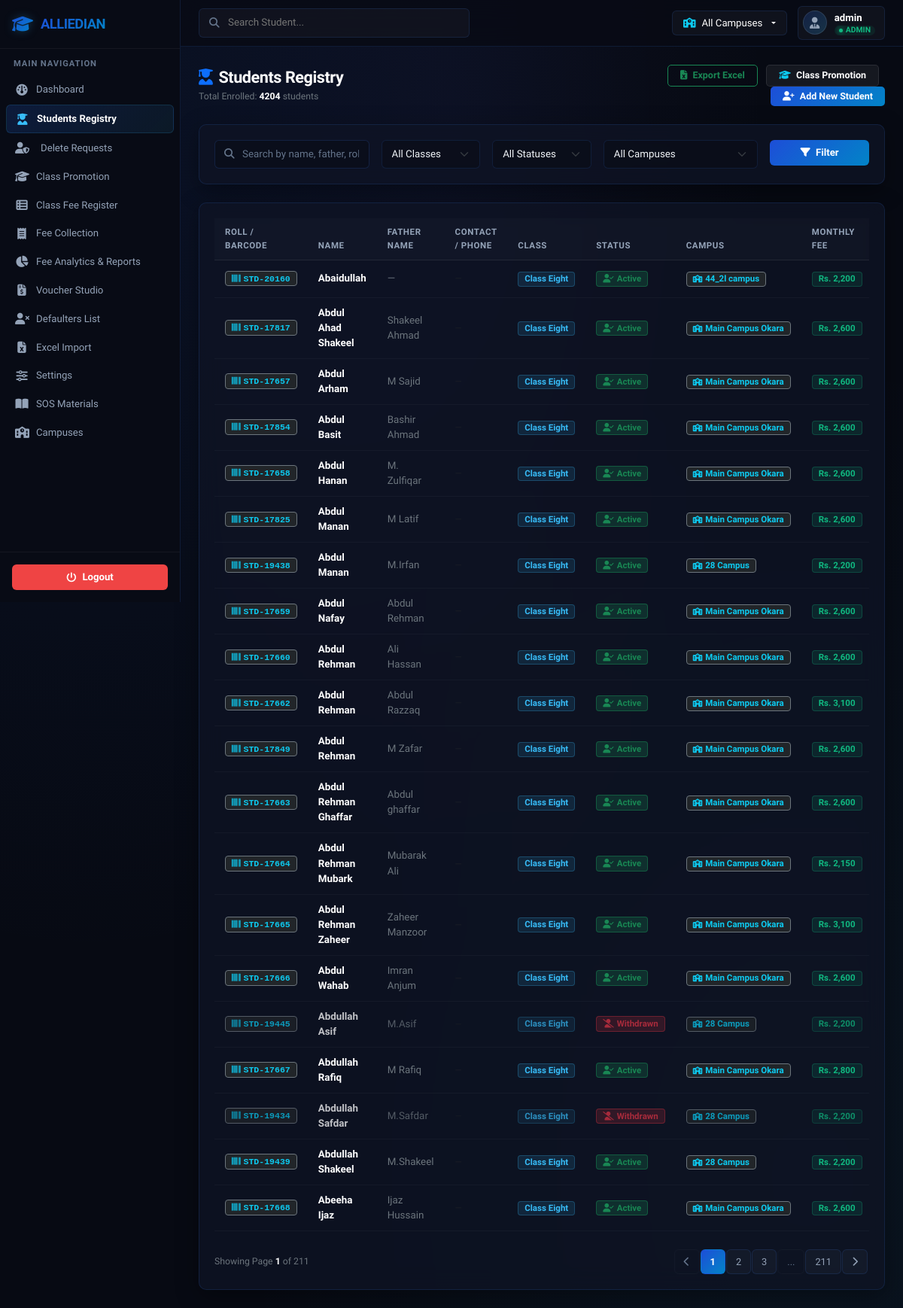
The app's page /students (signed in) with its own data.
### tables this page shows
CREATE TABLE campuses (
            id INTEGER PRIMARY KEY AUTOINCREMENT,
            name TEXT NOT NULL,
            code TEXT UNIQUE NOT NULL
        );

CREATE TABLE students (
            id INTEGER PRIMARY KEY AUTOINCREMENT,
            name TEXT NOT NULL,
            father_name TEXT,
            class TEXT NOT NULL,
            monthly_fee REAL NOT NULL,
            start_month INTEGER DEFAULT 3,
            start_year INTEGER DEFAULT 2026
        , campus_id INTEGER REFERENCES campuses(id), annual_charges REAL DEFAULT 0, phone_number TEXT, opening_arrears REAL DEFAULT 0, status TEXT DEFAULT 'active');

### app.py (the view)
@app.route('/students')
@login_required
def students_view():
    search = request.args.get('search', '').strip()
    class_filter = request.args.get('class_filter', '').strip()
    campus_filter = request.args.get('campus_filter', '', type=int)
    status_filter = request.args.get('status_filter', '').strip()
    page = request.args.get('page', 1, type=int)
    per_page = 20
    offset = (page - 1) * per_page
    active_campus_id = get_active_campus_id()
    conn = get_db_connection()
    class_query = "SELECT DISTINCT class FROM students"
    class_params = []
    if active_campus_id:
        class_query += " WHERE campus_id = ?"
        class_params = [active_campus_id]
    class_query += " ORDER BY class"
    classes = conn.execute(class_query, class_params).fetchall()
    classes = [r['class'] for r in classes]
    query = '''
        SELECT s.*, c.name as campus_name
        FROM students s
        LEFT JOIN campuses c ON s.campus_id = c.id
        WHERE 1=1
    '''
    where_sql, params = build_student_query_filters(
        search=search,
        class_filter=class_filter,
        campus_filter=campus_filter,
        status_filter=status_filter,
        active_campus_id=active_campus_id
    )
    query += where_sql
    count_query = f"SELECT COUNT(*) FROM ({query})"
    total_students = conn.execute(count_query, params).fetchone()[0]
    query += " ORDER BY s.class, s.name LIMIT ? OFFSET ?"
    params.extend([per_page, offset])
    students = conn.execute(query, params).fetchall()
    pending_rows = conn.execute("SELECT student_id, id as request_id, reason, requested_at FROM student_delete_requests WHERE status = 'pending'").fetchall()
    pending_delete_map = {r['student_id']: dict(r) for r in pending_rows}
    conn.close()
    total_pages = (total_students + per_page - 1) // per_page
    return render_template('students.html',
                           students=students,
                           classes=classes,
                           page=page,
                           total_pages=total_pages,
                           search=search,
                           class_filter=class_filter,
                           campus_filter=campus_filter,
                           status_filter=status_filter,
                           total_students=total_students,
                           pending_delete_map=pending_delete_map)

### templates/students.html (shortened to what this page needs)
{% extends 'base.html' %}
{% block content %}
<div class="row align-items-center mb-4">
    <div class="col-md-6">
        <h1 class="page-title mb-1"><i class="fa-solid fa-user-graduate text-primary me-2"></i>Students Registry</h1>
        <p class="text-secondary small mb-0">Total Enrolled: <strong class="text-white">{{ total_students }}</strong> students</p>
    </div>
    <div class="col-md-6 text-md-end mt-3 mt-md-0">
        <a href="{{ url_for('export_students_excel', class_filter=class_filter, campus_filter=campus_filter, status_filter=status_filter, search=search) }}" class="btn btn-outline-success btn-sm px-3 me-2" title="Download Excel Sheet of displayed students">
            <i class="fa-solid fa-file-excel me-1"></i> Export Excel
        </a>
        <a href="{{ url_for('students_promotion') }}" class="btn btn-secondary btn-sm px-3 me-2">
            <i class="fa-solid fa-graduation-cap me-1 text-info"></i> Class Promotion
        </a>
        <a href="{{ url_for('student_add') }}" class="btn btn-primary btn-sm px-3">
            <i class="fa-solid fa-user-plus me-1"></i> Add New Student
        </a>
    </div>
</div>
<div class="glass-panel mb-4">
    <form action="{{ url_for('students_view') }}" method="GET" class="row g-3">
        <div class="col-md-3">
            <div class="search-wrapper">
                <i class="fa-solid fa-magnifying-glass"></i>
                <input type="text" class="form-control" name="search" placeholder="Search by name, father, roll # or barcode (STD-105)..." value="{{ search }}">
            </div>
        </div>
        <div class="col-md-2">
            <select class="form-select" name="class_filter">
                <option value="">All Classes</option>
            </select>
        </div>
        <div class="col-md-2">
            <select class="form-select" name="status_filter">
                <option value="">All Statuses</option>
            </select>
        </div>
        {% if session.role == 'admin' %}
        <div class="col-md-3">
            <select class="form-select" name="campus_filter">
                <option value="">All Campuses</option>
            </select>
        </div>
        <div class="col-md-2">
        {% else %}
        <div class="col-md-5 text-end">
        {% endif %}
            <button type="submit" class="btn btn-primary w-100">
                <i class="fa-solid fa-filter me-1"></i> Filter
            </button>
        </div>
    </form>
</div>
<div class="glass-panel">
    <div class="table-responsive">
        <table class="table table-custom">
            <thead>
                <tr>
                    <th style="width: 100px;">Roll / Barcode</th>
                    <th>Name</th>
                    <th>Father Name</th>
                    <th>Contact / Phone</th>
                    <th>Class</th>
                    <th>Status</th>
                    {% if session.role == 'admin' and not active_campus_id %}
                    <th>Campus</th>
                    {% endif %}
                    <th>Monthly Fee</th>
                </tr>
            </thead>
            <tbody>
                {% if students %}
                    {% for student in students %}
                    {% set is_pending = (student.id in pending_delete_map) %}
                    <tr class="{% if is_pending %}table-row-pending{% elif student.status == 'withdrawn' %}opacity-75{% endif %}">
                        <td class="text-secondary font-monospace">
                            <span class="badge bg-dark border border-secondary text-info" style="font-size: 0.72rem;">
                                <i class="fa-solid fa-barcode me-1"></i>STD-{{ student.id }}
                            </span>
                        </td>
                        <td>
                            <div class="d-flex align-items-center flex-wrap gap-1">
                                <span class="fw-semibold text-white">{{ student.name }}</span>
                            </div>
                        </td>
                        <td class="text-secondary">{{ student.father_name or '—' }}</td>
                        <td>
                            {% if student.phone_number %}
                            <a href="tel:{{ student.phone_number }}" class="text-info text-decoration-none small d-inline-flex align-items-center gap-1 font-monospace" title="Call / WhatsApp">
                                <i class="fa-solid fa-phone text-success" style="font-size: 10px;"></i>{{ student.phone_number }}
                            </a>
                            {% else %}
                            <span class="text-muted small">—</span>
                            {% endif %}
                        </td>
                        <td><span class="badge badge-class">Class {{ student.class }}</span></td>
                        <td>
                            {% if student.status == 'withdrawn' %}
                            <span class="badge bg-danger bg-opacity-25 text-danger border border-danger border-opacity-50" style="font-size: 0.72rem;">
                                <i class="fa-solid fa-user-slash me-1"></i>Withdrawn
                            </span>
                            {% else %}
                            <span class="badge bg-success bg-opacity-25 text-success border border-success border-opacity-50" style="font-size: 0.72rem;">
                                <i class="fa-solid fa-user-check me-1"></i>Active
                            </span>
                            {% endif %}
                        </td>
                        {% if session.role == 'admin' and not active_campus_id %}
                        <td>
                            <span class="badge bg-dark border border-secondary text-info">
                                <i class="fa-solid fa-school me-1" style="font-size: 10px;"></i>{{ student.campus_name }}
                            </span>
                        </td>
                        {% endif %}
                        <td><span class="badge badge-amount">Rs. {{ "{:,.0f}".format(student.monthly_fee) }}</span></td>
                    </tr>
                    {% endfor %}
                {% endif %}
            </tbody>
        </table>
    </div>
    {% if total_pages > 1 %}
    <nav class="d-flex justify-content-between align-items-center mt-4">
        <div class="text-secondary small">
            Showing Page <strong class="text-white">{{ page }}</strong> of {{ total_pages }}
        </div>
        <ul class="pagination pagination-custom mb-0">
            <li class="page-item {% if page == 1 %}disabled{% endif %}">
                <a class="page-link" href="{{ url_for('students_view', page=page-1, search=search, class_filter=class_filter, campus_filter=campus_filter, status_filter=status_filter) }}">
                    <i class="fa-solid fa-chevron-left"></i>
                </a>
            </li>
            {% set start_page = page - 2 if page - 2 > 0 else 1 %}
            {% set end_page = page + 2 if page + 2 <= total_pages else total_pages %}
            {% for p in range(start_page, end_page + 1) %}
                <li class="page-item {% if p == page %}active{% endif %}">
                    <a class="page-link" href="{{ url_for('students_view', page=p, search=search, class_filter=class_filter, campus_filter=campus_filter, status_filter=status_filter) }}">{{ p }}</a>
                </li>
            {% endfor %}
            {% if end_page < total_pages %}
                {% if end_page < total_pages - 1 %}
                    <li class="page-item disabled"><span class="page-link">...</span></li>
                {% endif %}
                <li class="page-item">
                    <a class="page-link" href="{{ url_for('students_view', page=total_pages, search=search, class_filter=class_filter, campus_filter=campus_filter, status_filter=status_filter) }}">{{ total_pages }}</a>
                </li>
            {% endif %}
            <li class="page-item {% if page == total_pages %}disabled{% endif %}">
                <a class="page-link" href="{{ url_for('students_view', page=page+1, search=search, class_filter=class_filter, campus_filter=campus_filter, status_filter=status_filter) }}">
                    <i class="fa-solid fa-chevron-right"></i>
                </a>
            </li>
        </ul>
    </nav>
    {% endif %}
</div>
{% endblock %}

### records on screen
campuses: id "20160", name "Abaidullah", father_name "—", class "Eight", shows "Active", campus_name "44_2l campus", monthly_fee "2,200"
students: id "17817", name "Abdul Ahad Shakeel", father_name "Shakeel Ahmad", class "Eight", status "active" (drawn), campus_name "Main Campus Okara", monthly_fee "2,600"
students: id "17657", name "Abdul Arham", father_name "M Sajid", class "Eight", status "active" (drawn), campus_name "Main Campus Okara", monthly_fee "2,600"
students: id "17854", name "Abdul Basit", father_name "Bashir Ahmad", class "Eight", status "active" (drawn), campus_name "Main Campus Okara", monthly_fee "2,600"
students: id "17658", name "Abdul Hanan", father_name "M. Zulfiqar", class "Eight", status "active" (drawn), campus_name "Main Campus Okara", monthly_fee "2,600"
students: id "17825", name "Abdul Manan", father_name "M Latif", class "Eight", status "active" (drawn), campus_name "Main Campus Okara", monthly_fee "2,600"
students: id "19438", name "Abdul Manan", father_name "M.Irfan", class "Eight", status "active" (drawn), campus_name "28 Campus", monthly_fee "2,200"
students: id "17659", name "Abdul Nafay", father_name "Abdul Rehman", class "Eight", status "active" (drawn), campus_name "Main Campus Okara", monthly_fee "2,600"
students: id "17660", name "Abdul Rehman", father_name "Ali Hassan", class "Eight", status "active" (drawn), campus_name "Main Campus Okara", monthly_fee "2,600"
students: id "17662", name "Abdul Rehman", father_name "Abdul Razzaq", class "Eight", status "active" (drawn), campus_name "Main Campus Okara", monthly_fee "3,100"
students: id "17849", name "Abdul Rehman", father_name "M Zafar", class "Eight", status "active" (drawn), campus_name "Main Campus Okara", monthly_fee "2,600"
students: id "17663", name "Abdul Rehman Ghaffar", father_name "Abdul ghaffar", class "Eight", status "active" (drawn), campus_name "Main Campus Okara", monthly_fee "2,600"
students: id "17664", name "Abdul Rehman Mubark", father_name "Mubarak Ali", class "Eight", status "active" (drawn), campus_name "Main Campus Okara", monthly_fee "2,150"
students: id "17665", name "Abdul Rehman Zaheer", father_name "Zaheer Manzoor", class "Eight", status "active" (drawn), campus_name "Main Campus Okara", monthly_fee "3,100"
students: id "17666", name "Abdul Wahab", father_name "Imran Anjum", class "Eight", status "active" (drawn), campus_name "Main Campus Okara", monthly_fee "2,600"
students: id "19445", name "Abdullah Asif", father_name "M.Asif", class "Eight", status "withdrawn" (drawn), campus_name "28 Campus", monthly_fee "2,200"
students: id "17667", name "Abdullah Rafiq", father_name "M Rafiq", class "Eight", status "active" (drawn), campus_name "Main Campus Okara", monthly_fee "2,800"
students: id "19434", name "Abdullah Safdar", father_name "M.Safdar", class "Eight", status "withdrawn" (drawn), campus_name "28 Campus", monthly_fee "2,200"
students: id "19439", name "Abdullah Shakeel", father_name "M.Shakeel", class "Eight", status "active" (drawn), campus_name "28 Campus", monthly_fee "2,200"
students: id "17668", name "Abeeha Ijaz", father_name "Ijaz Hussain", class "Eight", status "active" (drawn), campus_name "Main Campus Okara", monthly_fee "2,600"

### other values on screen
{{ active_campus_name }} "All Campuses"
{{ session.username }} "admin"
{{ session.role|upper }} "ADMIN"
{{ total_students }} "4204"
{{ page }} "1"
{{ total_pages }} "211"
{{ p }} "1" "2" "3"
